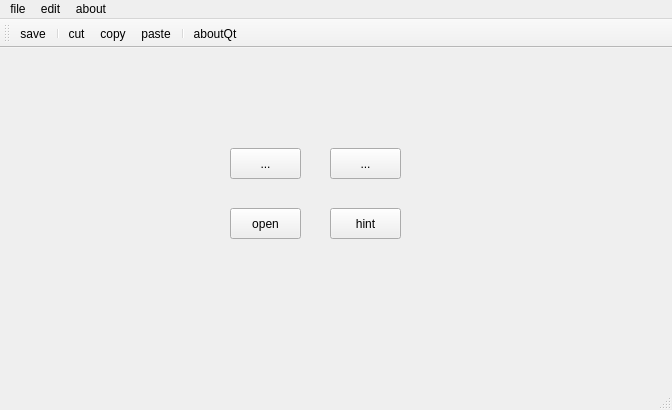
<?xml version="1.0" encoding="UTF-8"?>
<ui version="4.0">
 <class>MainWindow</class>
 <widget class="QMainWindow" name="MainWindow">
  <property name="geometry">
   <rect>
    <x>0</x>
    <y>0</y>
    <width>672</width>
    <height>410</height>
   </rect>
  </property>
  <property name="windowTitle">
   <string>MainWindow</string>
  </property>
  <widget class="QWidget" name="centralwidget">
   <widget class="QPushButton" name="hintBtn">
    <property name="geometry">
     <rect>
      <x>330</x>
      <y>160</y>
      <width>71</width>
      <height>31</height>
     </rect>
    </property>
    <property name="text">
     <string>hint</string>
    </property>
    <property name="icon">
     <iconset resource="resource.qrc">
      <normaloff>:/image/info.png</normaloff>:/image/info.png</iconset>
    </property>
   </widget>
   <widget class="QToolButton" name="aboutQtBtn">
    <property name="geometry">
     <rect>
      <x>330</x>
      <y>100</y>
      <width>71</width>
      <height>31</height>
     </rect>
    </property>
    <property name="text">
     <string>...</string>
    </property>
    <property name="icon">
     <iconset resource="resource.qrc">
      <normaloff>:/image/qt_32x32.png</normaloff>:/image/qt_32x32.png</iconset>
    </property>
    <property name="toolButtonStyle">
     <enum>Qt::ToolButtonIconOnly</enum>
    </property>
   </widget>
   <widget class="QToolButton" name="newBtn">
    <property name="geometry">
     <rect>
      <x>230</x>
      <y>100</y>
      <width>71</width>
      <height>31</height>
     </rect>
    </property>
    <property name="text">
     <string>...</string>
    </property>
    <property name="icon">
     <iconset resource="resource.qrc">
      <normaloff>:/image/new.png</normaloff>:/image/new.png</iconset>
    </property>
    <property name="toolButtonStyle">
     <enum>Qt::ToolButtonIconOnly</enum>
    </property>
   </widget>
   <widget class="QPushButton" name="openBtn">
    <property name="geometry">
     <rect>
      <x>230</x>
      <y>160</y>
      <width>71</width>
      <height>31</height>
     </rect>
    </property>
    <property name="text">
     <string>open</string>
    </property>
    <property name="icon">
     <iconset resource="resource.qrc">
      <normaloff>:/image/open.png</normaloff>:/image/open.png</iconset>
    </property>
   </widget>
  </widget>
  <widget class="QMenuBar" name="menubar">
   <property name="geometry">
    <rect>
     <x>0</x>
     <y>0</y>
     <width>672</width>
     <height>26</height>
    </rect>
   </property>
   <widget class="QMenu" name="menufile">
    <property name="title">
     <string>file</string>
    </property>
    <addaction name="actionnew"/>
    <addaction name="actionopen"/>
    <addaction name="actionsave"/>
   </widget>
   <widget class="QMenu" name="menuedit">
    <property name="title">
     <string>edit</string>
    </property>
    <addaction name="actioncopy"/>
    <addaction name="actionpaste"/>
   </widget>
   <widget class="QMenu" name="menuabout">
    <property name="title">
     <string>about</string>
    </property>
    <addaction name="actionaboutqt"/>
   </widget>
   <addaction name="menufile"/>
   <addaction name="menuedit"/>
   <addaction name="menuabout"/>
  </widget>
  <widget class="QStatusBar" name="statusbar"/>
  <widget class="QToolBar" name="toolBar">
   <property name="windowTitle">
    <string>toolBar</string>
   </property>
   <attribute name="toolBarArea">
    <enum>TopToolBarArea</enum>
   </attribute>
   <attribute name="toolBarBreak">
    <bool>false</bool>
   </attribute>
   <addaction name="actionsave"/>
   <addaction name="separator"/>
   <addaction name="actioncut"/>
   <addaction name="actioncopy"/>
   <addaction name="actionpaste"/>
   <addaction name="separator"/>
   <addaction name="actionaboutqt"/>
  </widget>
  <action name="actionopen">
   <property name="icon">
    <iconset resource="resource.qrc">
     <normaloff>:/image/open.png</normaloff>:/image/open.png</iconset>
   </property>
   <property name="text">
    <string>open</string>
   </property>
  </action>
  <action name="actionsave">
   <property name="icon">
    <iconset resource="resource.qrc">
     <normaloff>:/image/save.png</normaloff>:/image/save.png</iconset>
   </property>
   <property name="text">
    <string>save</string>
   </property>
  </action>
  <action name="actioncopy">
   <property name="icon">
    <iconset resource="resource.qrc">
     <normaloff>:/image/copy.png</normaloff>:/image/copy.png</iconset>
   </property>
   <property name="text">
    <string>copy</string>
   </property>
  </action>
  <action name="actionpaste">
   <property name="icon">
    <iconset resource="resource.qrc">
     <normaloff>:/image/paste.png</normaloff>:/image/paste.png</iconset>
   </property>
   <property name="text">
    <string>paste</string>
   </property>
  </action>
  <action name="actionaboutqt">
   <property name="icon">
    <iconset resource="resource.qrc">
     <normaloff>:/image/qt_32x32.png</normaloff>:/image/qt_32x32.png</iconset>
   </property>
   <property name="text">
    <string>aboutQt</string>
   </property>
  </action>
  <action name="actionnew">
   <property name="icon">
    <iconset resource="resource.qrc">
     <normaloff>:/image/new.png</normaloff>:/image/new.png</iconset>
   </property>
   <property name="text">
    <string>new</string>
   </property>
   <property name="toolTip">
    <string>new</string>
   </property>
  </action>
  <action name="actioncut">
   <property name="icon">
    <iconset resource="resource.qrc">
     <normaloff>:/image/cut.png</normaloff>:/image/cut.png</iconset>
   </property>
   <property name="text">
    <string>cut</string>
   </property>
   <property name="toolTip">
    <string>cut</string>
   </property>
  </action>
 </widget>
 <resources>
  <include location="resource.qrc"/>
 </resources>
 <connections/>
</ui>
